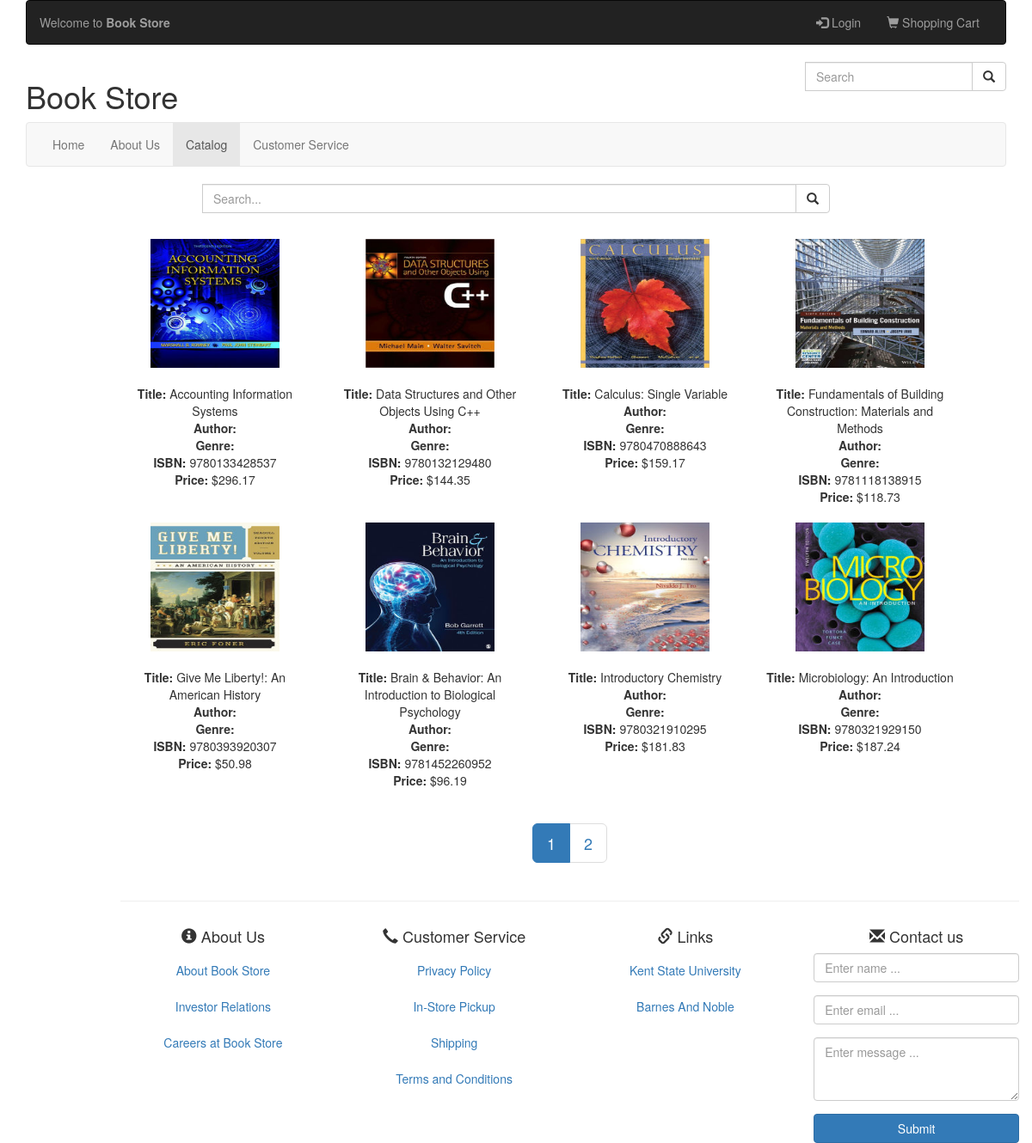
Screenshot of /catalog.php with the database file from the repository.
### tables this page shows
CREATE TABLE `Products` (
  `ProductID` int(11) NOT NULL,
  `ProductName` varchar(100) DEFAULT NULL,
  `Author` varchar(45) NOT NULL,
  `Genre` varchar(45) DEFAULT NULL,
  `ISBN` varchar(45) DEFAULT NULL,
  `Price` decimal(5,2) NOT NULL,
  `Stock` int(11) DEFAULT NULL,
  `Description` varchar(255) DEFAULT NULL
);

### catalog.php (the view, shortened to what this page needs)
<?php
include('includes/header.php');
?>
    <?
        global $link;
        $maxItemCount = 8;
        $page = (!isset($_GET['page']))? 1 : $_GET['page'];
        $search = (!isset($_GET['search']))? "" : $_GET['search'];
        $offset = (((int) $page) - 1) * $maxItemCount;
        $qry = "SELECT ProductID, ProductName, Author, Genre, ISBN, Stock, Price, Description FROM Products";
        $total_results = mysqli_query($link, $qry);
        $totalItems = mysqli_num_rows($total_results);
        $totalPages = ceil($totalItems / $maxItemCount);
        for ($i = 0; $i < $totalPages; $i++) {
            $links[$i] = 'catalog.php?search=' . $search .'&page=' . ($i + 1);
        }
    ?>
    <?php
    $qry = $qry . " LIMIT {$maxItemCount} OFFSET {$offset}";
    $result = mysqli_query($link, $qry);
    $rows = mysqli_fetch_all($result, MYSQLI_BOTH);
    ?>
	<form role="form" method="POST" action="catalog_process.php">
        <div class="form-group" role="search">
            <div class="col-md-2"></div>
            <div class="col-md-8">
                <div class="input-group dropdown" style="padding-bottom:30px">
                    <?php
                    if ($search != "") {
                        echo '<input type="text" class="form-control" name="searchcatalog" placeholder="Search..." value="'. $search . '">';
                    }else {
                       echo '<input type="text" class="form-control" name="searchcatalog" placeholder="Search...">';
                    }
                    ?>
                    <span class="input-group-btn">
                        <button class="btn btn-default" type="submit"><span class="glyphicon glyphicon-search"></span></button>
                    </span>
                </div>
            </div>
        </div>
    </form>
    <div style="text-align:center">
     <?php
    global $rows;
    global $maxItemCount;
    $rowCount=0;
    $colCount=0;
    echo '<div class="row" style="padding-left:125px">';
    while($rowCount != $maxItemCount) {
        $row = $rows[$rowCount];
        if($rowCount% 4 == 0){
            echo '<div class="row">';
            $colCount=1;
        }
       echo "<div class='col-md-3' style='width:250px'><a href='productpage.php?id={$row['ProductID']}'><img src='image/{$row['ISBN']}.jpg' alt='Insert Image here' width='150' height='150'></a><br><br>".
                        "<strong>Title:</strong> {$row['ProductName']} <br>".
			"<strong>Author:</strong> {$row['Author']} <br>".
                        "<strong>Genre:</strong> {$row['Genre']} <br>".
                        "<strong>ISBN:</strong> {$row['ISBN']} <br>".
                       	"<strong>Price:</strong> $" . "{$row['Price']} <br><br>".
            "</div>";
        if($colCount==4){
            echo "</div>";
        }
        $rowCount++;
        $colCount++;
    }
    echo '<ul class="pagination pagination-lg">';
    for ($i = 0; $i < $totalPages; $i++) {
        if (($i + 1) == $page) {
             echo '<li class="active"><a href=' . $links[$i] . '>' . ($i + 1) . '</a></li>';
        } else {
            echo '<li><a href=' . $links[$i] . '>' . ($i + 1) . '</a></li>';
        }
    }
    echo '</ul>';
    ?>
<?php include('includes/footer.php'); ?>

### includes/header.php (shortened to what this page needs)
<!DOCTYPE html>
<html lang="en">
<head>
    <link rel="stylesheet" href="https://maxcdn.bootstrapcdn.com/bootstrap/3.3.7/css/bootstrap.min.css">
</head>
<body>
    <div class="container">
        <header>
            <div id="topHeaderRow">
                <nav class="navbar navbar-inverse " role="navigation">
                    <div class="navbar-header">
                        <p class="navbar-text">Welcome to <strong>Book Store</strong></p>
                    </div>
                    <div class="collapse navbar-collapse navbar-ex1-collapse pull-right">
                        <ul class="nav navbar-nav">
                            <?php
                            if(isset($_SESSION['id'])){
                                echo "<li><a href='account.php'><span class='glyphicon glyphicon-user'></span> ".$_SESSION['fname']."</a></li>";
                                echo "<li><a href='php/logout.php'><span class='glyphicon glyphicon-log-out'></span> Logout</a></li>";
                            } else {
                                echo "<li><a href='login.php'><span class='glyphicon glyphicon-log-in'></span> Login</a></li>";
                            }
                            ?>
                            <li><a href="cart.php"><span class="glyphicon glyphicon-shopping-cart"></span> Shopping Cart</a></li>
                        </ul>
                    </div>
                </nav>
            </div>
            <div class="row">
                <div class="col-md-4">
                    <h1>Book Store</h1>
                </div>
                <div class="navbar-collapse pull-right">
                    <form class="form-inline" role="search">
                        <div class="input-group">
                            <input type="text" class="form-control" placeholder="Search" name="search">
                            <span class="input-group-btn">
	          <button class="btn btn-default" type="submit"><span class="glyphicon glyphicon-search"></span></button>
                            </span>
                        </div>
                    </form>
                </div>
            </div>
            <div id="mainNavigationRow">
                <nav class="navbar navbar-default" role="navigation">
                    <div class="collapse navbar-collapse navbar-ex1-collapse">
                        <ul class="nav navbar-nav">
                            <li <?php if (basename($_SERVER['PHP_SELF']) == 'index.php'){echo 'class="active"';} ?> ><a href="index.php">Home</a></li>
                            <li <?php if (basename($_SERVER['PHP_SELF']) == 'about.php'){echo 'class="active"';} ?> ><a href="about.php">About Us</a></li>
                            <li <?php if (basename($_SERVER['PHP_SELF']) == 'catalog.php'){echo 'class="active"';} ?> ><a href="catalog.php">Catalog</a></li>
                            <li <?php if (basename($_SERVER['PHP_SELF']) == 'customer_service.php'){echo 'class="active"';} ?> ><a href="#">Customer Service</a></li>
                        </ul>
                    </div>
                </nav>
            </div>
        </header>

### includes/footer.php (shortened to what this page needs)
        <hr>
        <footer>
            <div class="row">
                <div class="col-md-3">
                    <h4><span class="glyphicon glyphicon-info-sign"></span> About Us</h4>
                    <ul class="nav nav-stacked">
                        <li><a href="#">About Book Store</a></li>
                        <li><a href="#">Investor Relations</a></li>
                        <li><a href="#">Careers at Book Store</a></li>
                    </ul>
                </div>
                <div class="col-md-3">
                    <h4><span class="glyphicon glyphicon-earphone"></span> Customer Service</h4>
                    <ul class="nav nav-stacked">
                        <li><a href="#">Privacy Policy</a></li>
                        <li><a href="#">In-Store Pickup</a></li>
                        <li><a href="#">Shipping</a></li>
                        <li><a href="#">Terms and Conditions</a></li>
                    </ul>
                </div>
                <div class="col-md-3">
                    <h4><span class="glyphicon glyphicon-link"></span> Links</h4>
                    <ul class="nav nav-stacked">
                        <li><a href="#">Kent State University</a></li>
                        <li><a href="#">Barnes And Noble</a></li>
                    </ul>
                </div>
                <div class="col-md-3">
                    <h4><span class="glyphicon glyphicon-envelope"></span> Contact us</h4>
                    <form role="form">
                        <div class="form-group tight-form-group">
                            <input type="text" class="form-control" name="email" placeholder="Enter name ...">
                        </div>
                        <div class="form-group tight-form-group">
                            <input type="email" class="form-control" name="email" placeholder="Enter email ...">
                        </div>
                        <div class="form-group tight-form-group">
                            <textarea class="form-control" rows="3" placeholder="Enter message ..."></textarea>
                        </div>
                        <button type="submit" class="btn btn-primary btn-block">Submit</button>
                    </form>
                </div>
            </div>
        </footer>
    </div>
</body>
</html>

### rows the page displays
products: ISBN (picture), ProductName "Accounting Information Systems", ISBN "9780133428537", Price "296.17"
products: ISBN (picture), ProductName "Data Structures and Other Objects Using C++", ISBN "9780132129480", Price "144.35"
products: ISBN (picture), ProductName "Calculus: Single Variable", ISBN "9780470888643", Price "159.17"
products: ISBN (picture), ProductName "Fundamentals of Building Construction: Materials and Methods", ISBN "9781118138915", Price "118.73"
products: ISBN (picture), ProductName "Give Me Liberty!: An American History", ISBN "9780393920307", Price "50.98"
products: ISBN (picture), ProductName "Brain & Behavior: An Introduction to Biological Psychology", ISBN "9781452260952", Price "96.19"
products: ISBN (picture), ProductName "Introductory Chemistry", ISBN "9780321910295", Price "181.83"
products: ISBN (picture), ProductName "Microbiology: An Introduction", ISBN "9780321929150", Price "187.24"
